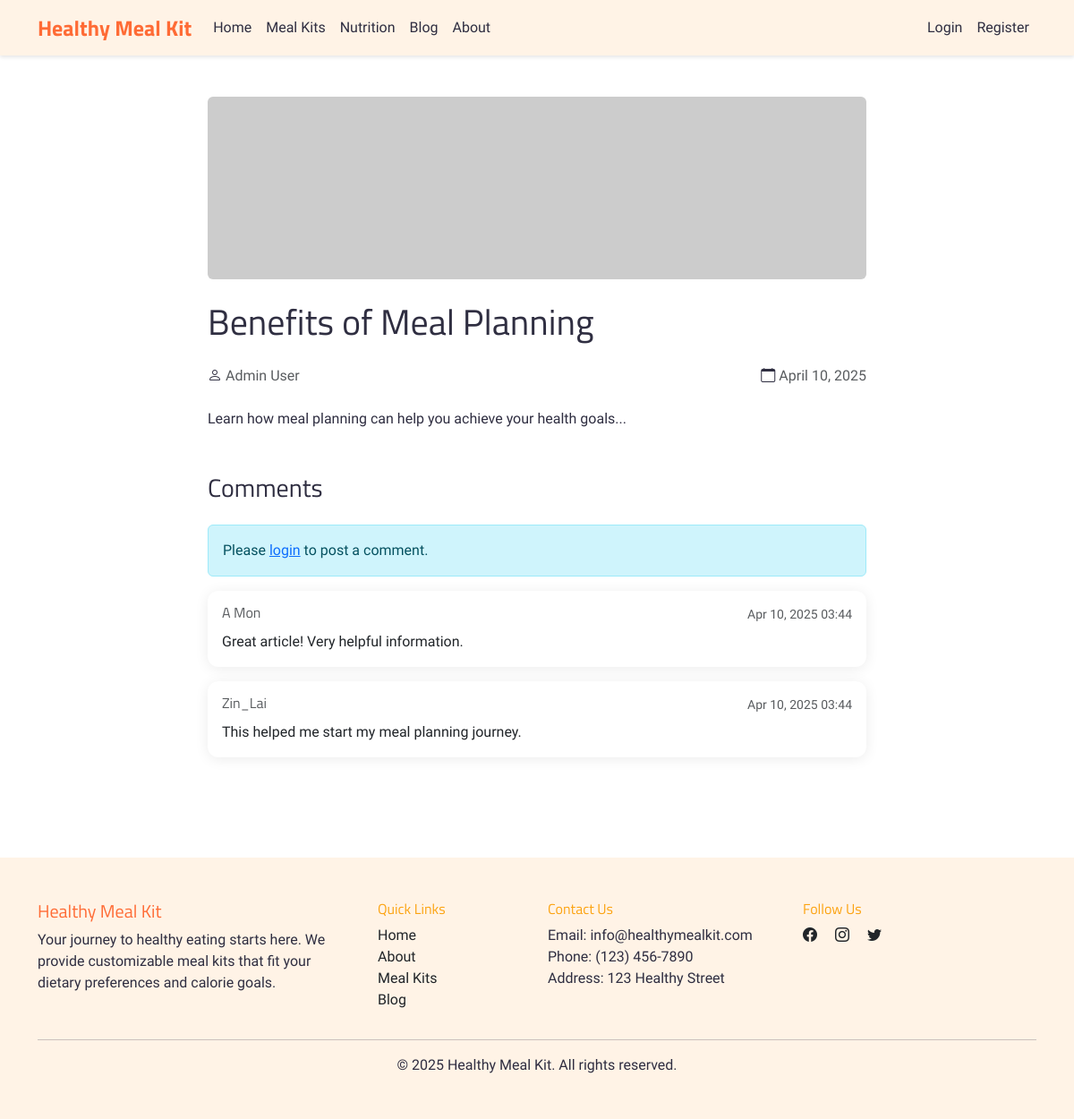
Screenshot of /blog-post.php?id=1 with the database file from the repository.
### tables this page shows
CREATE TABLE blog_posts (
    post_id INT PRIMARY KEY AUTO_INCREMENT,
    title VARCHAR(255) NOT NULL,
    content TEXT,
    author_id INT,
    image_url VARCHAR(255) DEFAULT NULL,
    created_at TIMESTAMP DEFAULT CURRENT_TIMESTAMP,
    updated_at TIMESTAMP DEFAULT CURRENT_TIMESTAMP ON UPDATE CURRENT_TIMESTAMP,
    FOREIGN KEY (author_id) REFERENCES users(user_id)
);

CREATE TABLE users (
    user_id INT PRIMARY KEY AUTO_INCREMENT,
    username VARCHAR(50) UNIQUE NOT NULL,
    email VARCHAR(100) UNIQUE NOT NULL,
    password VARCHAR(255) NOT NULL,
    full_name VARCHAR(100) NOT NULL,
    role TINYINT(1) DEFAULT 0 COMMENT '0: user, 1: admin',
    is_active TINYINT(1) DEFAULT 1 COMMENT '0: inactive, 1: active',
    last_login_at DATETIME DEFAULT NULL,
    inactivity_reason VARCHAR(255) DEFAULT NULL,
    deactivated_at DATETIME DEFAULT NULL,
    reactivated_at DATETIME DEFAULT NULL,
    created_at TIMESTAMP DEFAULT CURRENT_TIMESTAMP
);

CREATE TABLE comments (
    comment_id INT PRIMARY KEY AUTO_INCREMENT,
    post_id INT,
    user_id INT,
    content TEXT,
    created_at TIMESTAMP DEFAULT CURRENT_TIMESTAMP,
    FOREIGN KEY (post_id) REFERENCES blog_posts(post_id),
    FOREIGN KEY (user_id) REFERENCES users(user_id)
);

### blog-post.php (the view, shortened to what this page needs)
<?php
require_once 'config/connection.php';
$post_id = filter_var($_GET['id'], FILTER_VALIDATE_INT);
$stmt = $mysqli->prepare("
    SELECT bp.*, u.full_name as author_name
    FROM blog_posts bp
    LEFT JOIN users u ON bp.author_id = u.user_id
    WHERE bp.post_id = ?
");
$stmt->bind_param("i", $post_id);
$stmt->execute();
$post = $stmt->get_result()->fetch_assoc();
$stmt = $mysqli->prepare("
    SELECT c.*, u.full_name as commenter_name
    FROM comments c
    LEFT JOIN users u ON c.user_id = u.user_id
    WHERE c.post_id = ?
    ORDER BY c.created_at DESC
");
$stmt->bind_param("i", $post_id);
$stmt->execute();
$comments = $stmt->get_result();
?>
<!DOCTYPE html>
<html lang="en">
<head>
    <link href="https://cdn.jsdelivr.net/npm/bootstrap@5.3.0/dist/css/bootstrap.min.css" rel="stylesheet">
    <link rel="stylesheet" href="https://cdn.jsdelivr.net/npm/bootstrap-icons@1.11.3/font/bootstrap-icons.min.css">
    <link rel="stylesheet" href="assets/css/style.css">
</head>
<body>
<?php include 'includes/navbar.php'; ?>
<div class="container py-5">
    <div class="row justify-content-center">
        <div class="col-lg-8">
            <article class="blog-post">
                <?php if (isset($post['image_url']) && !empty($post['image_url'])): ?>
                    <img src="<?php echo htmlspecialchars($post['image_url']); ?>"
                         class="img-fluid rounded mb-4"
                         alt="<?php echo htmlspecialchars($post['title']); ?>">
                <?php else: ?>
                    <img src="https://placehold.co/1080x300/FFF3E6/FF6B35?text=<?php echo htmlspecialchars($post['title']); ?>"
                         class="img-fluid rounded mb-4"
                         alt="Blog post placeholder">
                <?php endif; ?>
                <h1 class="mb-4"><?php echo htmlspecialchars($post['title']); ?></h1>
                <div class="d-flex justify-content-between align-items-center mb-4">
                    <div class="author">
                        <i class="bi bi-person"></i>
                        <span class="text-muted"><?php echo htmlspecialchars($post['author_name']); ?></span>
                    </div>
                    <div class="date">
                        <i class="bi bi-calendar"></i>
                        <span class="text-muted">
                            <?php echo date('F d, Y', strtotime($post['created_at'])); ?>
                        </span>
                    </div>
                </div>
                <div class="blog-content mb-5">
                    <?php echo $post['content']; ?>
                </div>
            </article>
            <section class="comments-section">
                <h3 class="mb-4">Comments</h3>
                <?php if (isset($_SESSION['user_id'])): ?>
                    <div class="card mb-4">
                        <div class="card-body">
                            <form id="commentForm">
                                <input type="hidden" name="post_id" value="<?php echo $post_id; ?>">
                                <div class="mb-3">
                                    <label for="comment" class="form-label">Your Comment</label>
                                    <textarea class="form-control" id="comment" name="content" rows="3" required></textarea>
                                </div>
                                <button type="submit" class="btn btn-primary">Post Comment</button>
                            </form>
                        </div>
                    </div>
                <?php else: ?>
                    <div class="alert alert-info">
                        Please <a href="login.php">login</a> to post a comment.
                    </div>
                <?php endif; ?>
                <div id="commentsList">
                    <?php if ($comments->num_rows > 0): ?>
                        <?php while ($comment = $comments->fetch_assoc()): ?>
                            <div class="card mb-3">
                                <div class="card-body">
                                    <div class="d-flex justify-content-between align-items-center mb-2">
                                        <h6 class="card-subtitle text-muted">
                                            <?php echo htmlspecialchars($comment['commenter_name']); ?>
                                        </h6>
                                        <small class="text-muted">
                                            <?php echo date('M d, Y H:i', strtotime($comment['created_at'])); ?>
                                        </small>
                                    </div>
                                    <p class="card-text"><?php echo nl2br(htmlspecialchars($comment['content'])); ?></p>
                                </div>
                            </div>
                        <?php endwhile; ?>
                    <?php else: ?>
                        <div class="alert alert-light text-center">
                            No comments yet. Be the first to comment!
                        </div>
                    <?php endif; ?>
                </div>
            </section>
        </div>
    </div>
</div>
<?php include 'includes/footer.php'; ?>
</body>
</html>

### assets/css/style.css (style rules this page uses)
:root { --primary: #FF6B35; --secondary: #FCA311; --accent: #FFD23F; --light: #FFF3E6; --white: #FFFFFF; --dark: #2F2E41; --heading-font: 'Titillium Web', sans-serif; --body-font: 'Schibsted Grotesk', sans-serif; }
body { font-family: var(--body-font); color: var(--dark); padding-top: 60px; }
h1, h2, h3, h4, h5, h6 { font-family: var(--heading-font); }
.card { border: none; box-shadow: 0 2px 15px rgba(0,0,0,0.08); border-radius: 12px; overflow: hidden; }
.card-text { font-family: var(--body-font); font-weight: 300; }

### rows the page displays
blog_posts: title "Benefits of Meal Planning", author.full_name "Admin User", created_at "April 10, 2025", content "Learn how meal planning can help you achieve your health goals..."
comments: user.full_name "A Mon", created_at "Apr 10, 2025 03:44", content "Great article! Very helpful information."
comments: user.full_name "Zin_Lai", created_at "Apr 10, 2025 03:44", content "This helped me start my meal planning journey."
